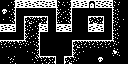

This game map was drawn from its Tiled (.tmx) file and the tilesets committed beside it. A one-line description and the full map source follow:
An orthogonal 16x8 tile map with 8x8 px tiles, 1 tile layer (Tile Layer 1).

<map version="1.0" tiledversion="1.0.2" orientation="orthogonal" renderorder="right-down" width="16" height="8" tilewidth="8" tileheight="8" nextobjectid="1">
 <tileset firstgid="1" source="tileset_dungeon_8x8.tsx" />
 <layer name="Tile Layer 1" width="16" height="8">
  <data encoding="csv">
9,2,3,3,4,5,3,6,2,3,3,23,5,5,6,9,
24,18,11,27,20,19,29,22,18,21,27,27,20,12,30,9,
39,26,21,7,36,8,20,14,26,21,12,7,8,12,30,39,
3,16,12,30,2,16,29,15,16,21,12,15,16,28,14,9,
11,29,11,22,18,12,13,13,21,20,11,11,29,29,30,9,
35,36,37,38,26,20,12,12,29,7,35,35,35,35,38,9,
9,9,9,39,10,20,19,19,13,22,39,9,9,9,31,9,
9,32,9,9,34,35,8,27,7,38,9,9,24,9,9,9
</data>
 </layer>
</map>
